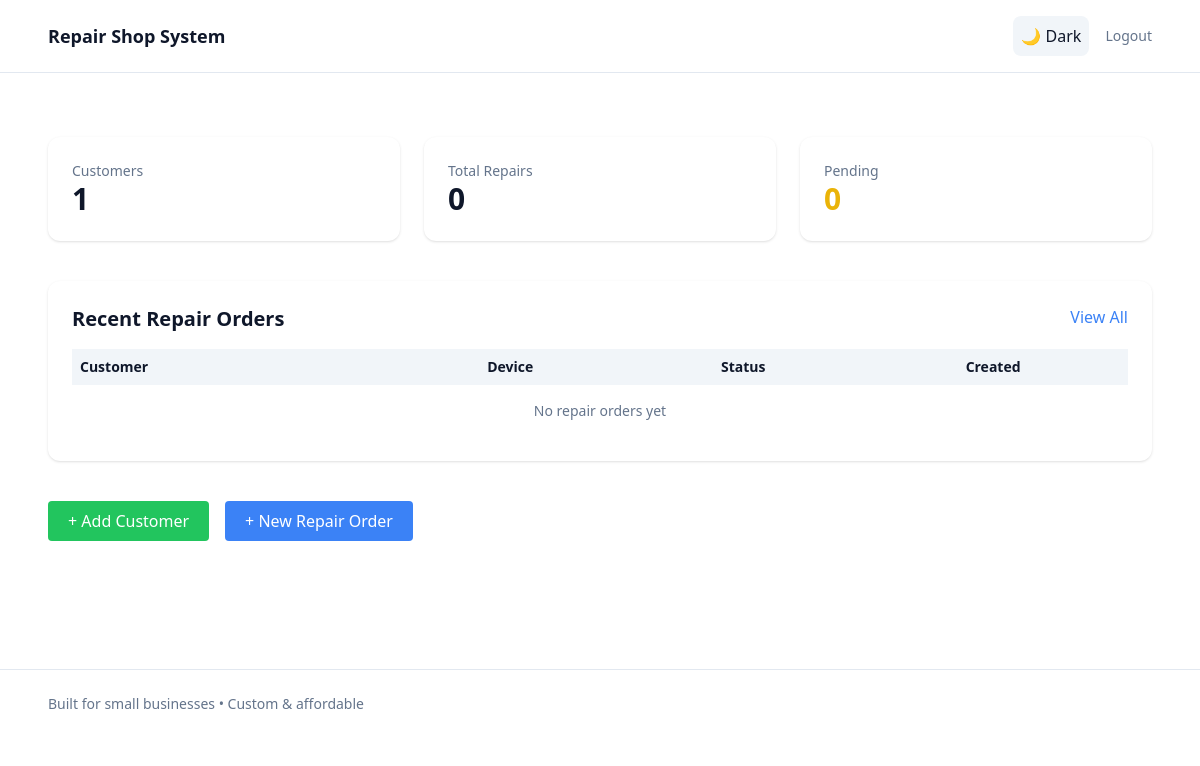
Page /dashboard (signed in) on the earlier database version.
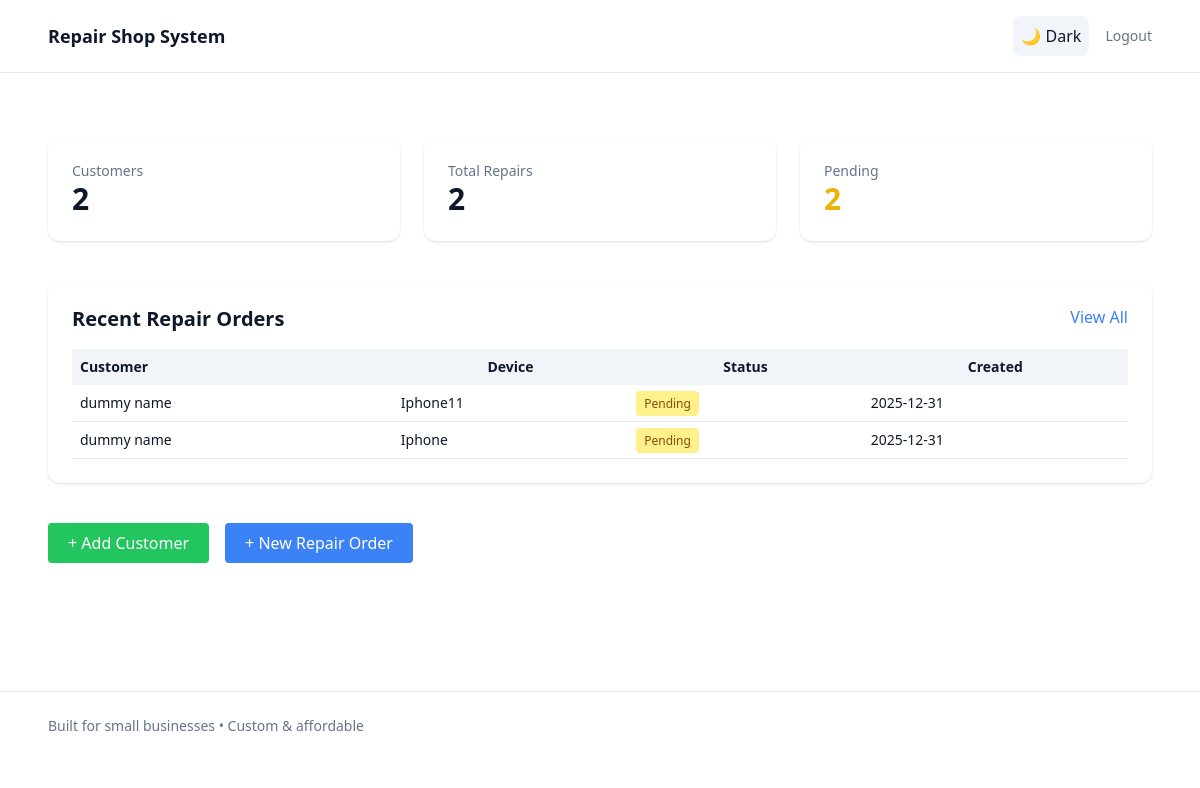
Same page on the later database version.
### app/models.py (models this page shows)
class RepairOrder(db.Model):
    id = db.Column(db.Integer, primary_key=True)
    customer_id = db.Column(db.Integer, db.ForeignKey('customer.id'), nullable=False)
    device = db.Column(db.String(100), nullable=False)
    issue_description = db.Column(db.Text, nullable=False)
    status = db.Column(db.String(50), default='Pending')
    created_at = db.Column(db.DateTime, server_default=db.func.now())
    customer = db.relationship('Customer', backref=db.backref('repair_orders', lazy=True))

class Customer(db.Model):
    id = db.Column(db.Integer, primary_key=True)
    name = db.Column(db.String(100), nullable=False)
    email = db.Column(db.String(120), unique=True, nullable=True)
    phone = db.Column(db.String(20), nullable=False)
    created_at = db.Column(db.DateTime, server_default=db.func.now())

### app/routes/main.py (the view)
@main_bp.route("/dashboard")
def dashboard():
    if "user_id" not in session:
        return redirect(url_for("auth.login"))
    total_customers = Customer.query.count()
    total_repairs = RepairOrder.query.count()
    pending_repairs = RepairOrder.query.filter_by(status="Pending").count()
    recent_repairs = (
        RepairOrder.query
        .order_by(RepairOrder.created_at.desc())
        .limit(5)
        .all()
    )
    return render_template(
        "dashboard.html",
        total_customers=total_customers,
        total_repairs=total_repairs,
        pending_repairs=pending_repairs,
        recent_repairs=recent_repairs
    )

### app/templates/dashboard.html
{% extends "base.html" %}
{% block content %}
<section class="max-w-6xl mx-auto px-6 py-16 space-y-10">
<div class="grid md:grid-cols-3 gap-6">
    <div class="bg-white dark:bg-slate-900 p-6 rounded-xl shadow">
        <p class="text-sm text-slate-500">Customers</p>
        <p class="text-3xl font-bold">{{ total_customers }}</p>
    </div>
    <div class="bg-white dark:bg-slate-900 p-6 rounded-xl shadow">
        <p class="text-sm text-slate-500">Total Repairs</p>
        <p class="text-3xl font-bold">{{ total_repairs }}</p>
    </div>
    <div class="bg-white dark:bg-slate-900 p-6 rounded-xl shadow">
        <p class="text-sm text-slate-500">Pending</p>
        <p class="text-3xl font-bold text-yellow-500">{{ pending_repairs }}</p>
    </div>
</div>
<div class="bg-white dark:bg-slate-900 p-6 rounded-xl shadow">
    <div class="flex justify-between mb-4">
        <h3 class="text-xl font-semibold">Recent Repair Orders</h3>
        <a href="{{ url_for('repair.list_repairs') }}" class="text-blue-500">
            View All
        </a>
    </div>
    <table class="w-full text-sm">
        <thead class="bg-slate-100 dark:bg-slate-800">
            <tr>
                <th class="p-2 text-left">Customer</th>
                <th class="p-2">Device</th>
                <th class="p-2">Status</th>
                <th class="p-2">Created</th>
            </tr>
        </thead>
        <tbody>
        {% for r in recent_repairs %}
            <tr class="border-b dark:border-slate-700">
                <td class="p-2">{{ r.customer.name }}</td>
                <td class="p-2">{{ r.device }}</td>
                <td class="p-2">
                    <span class="px-2 py-1 rounded text-xs
                        {% if r.status == 'Pending' %}bg-yellow-200 text-yellow-800
                        {% elif r.status == 'In Progress' %}bg-blue-200 text-blue-800
                        {% elif r.status == 'Completed' %}bg-green-200 text-green-800
                        {% else %}bg-slate-200 text-slate-800{% endif %}">
                        {{ r.status }}
                    </span>
                </td>
                <td class="p-2">{{ r.created_at.strftime('%Y-%m-%d') }}</td>
            </tr>
        {% else %}
            <tr>
                <td colspan="4" class="p-4 text-center text-slate-500">
                    No repair orders yet
                </td>
            </tr>
        {% endfor %}
        </tbody>
    </table>
</div>
<div class="flex gap-4">
    <a href="{{ url_for('customer.add_customer') }}"
       class="bg-green-500 text-white px-5 py-2 rounded">
        + Add Customer
    </a>
    <a href="{{ url_for('repair.add_repair') }}"
       class="bg-blue-500 text-white px-5 py-2 rounded">
        + New Repair Order
    </a>
</div>
</section>
{% endblock %}

### app/templates/base.html (shortened to what this page needs)
<!DOCTYPE html>
<html lang="en">
<head>
    <script src="https://cdn.tailwindcss.com"></script>
</head>
<body class="bg-white text-slate-900 dark:bg-slate-950 dark:text-slate-100 transition-colors duration-300">
    <header class="border-b border-slate-200 dark:border-slate-800">
        <div class="max-w-6xl mx-auto px-6 py-4 flex justify-between items-center">
            <h1 class="text-lg font-semibold"><a href="{{ url_for('main.home') }}">Repair Shop System</a></h1>
            <div class="flex items-center gap-4">
                <button id="theme-toggle" class="p-2 rounded-lg bg-slate-100 dark:bg-slate-800 hover:ring-2 ring-slate-400">
                    <span class="dark:hidden">🌙 Dark</span>
                </button>
                <span class="text-sm text-slate-500 dark:text-slate-400">
                {% if session.get('user_id') %}
                    <a href="{{ url_for('auth.logout') }}" class="hover:underline">Logout</a>
                {% else %}
                    <a href="{{ url_for('auth.login') }}" class="hover:underline">Login</a>
                {% endif %}
            </span>
            </div>
        </div>
    </header>
    <main>
        {% block content %}{% endblock %}
    </main>
      <footer class="border-t border-slate-200 dark:border-slate-800 mt-16">
        <div class="max-w-6xl mx-auto px-6 py-6 text-sm text-slate-500 dark:text-slate-400">
            Built for small businesses • Custom & affordable
        </div>
    </footer>
</body>
</html>

Differences in the rows shown:
added RepairOrder: customer.name "dummy name", device "Iphone11", status "Pending", created_at "2025-12-31"
added RepairOrder: customer.name "dummy name", device "Iphone", status "Pending", created_at "2025-12-31"
Other differences:
{{ total_customers }}: "1" → "2"
{{ total_repairs }}: "0" → "2"
{{ pending_repairs }}: "0" → "2"
text no longer shown: "No repair orders yet"
